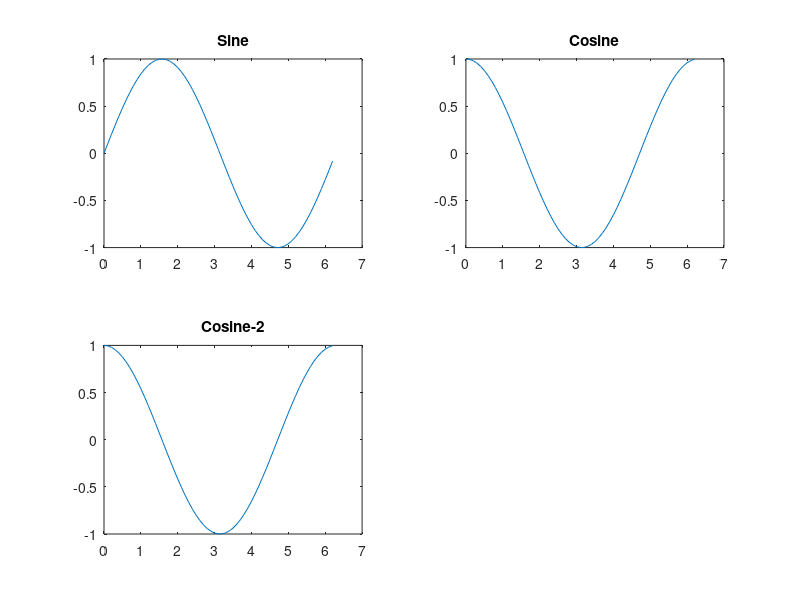

The MATLAB source for this figure:
x = 0:0.1:pi*2;
subplot(2, 2, 1); % 2 rows, 2 column, first plot
plot(x, sin(x));
title('Sine');

subplot(2, 2, 2); % Second plot
plot(x, cos(x));
title('Cosine');

subplot(2, 2, 3); % Second plot
plot(x, cos(x));
title('Cosine-2');

pause;